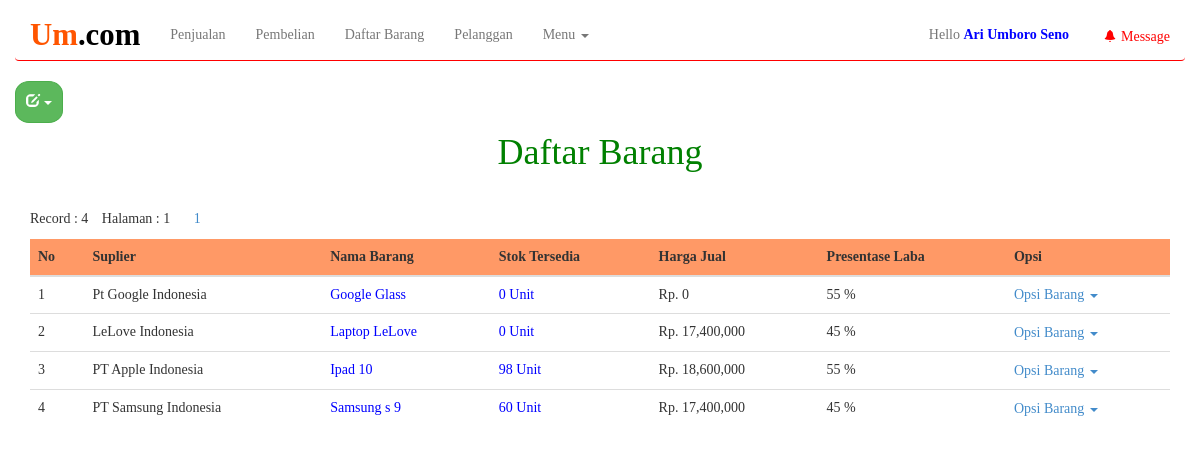
The app's page /aset/content/data_barang.php (signed in) with its own data.
### tables this page shows
CREATE TABLE `data_barang` (
  `id` bigint(20) NOT NULL,
  `nama_barang` varchar(200) DEFAULT NULL,
  `suplier` varchar(200) DEFAULT NULL,
  `jumlah_barang` varchar(200) DEFAULT NULL,
  `harga_beli_semua` varchar(200) DEFAULT NULL,
  `harga_beli` varchar(200) DEFAULT NULL,
  `harga_pokok` varchar(200) DEFAULT NULL,
  `harga_jual` varchar(200) DEFAULT NULL,
  `laba_barang` varchar(200) DEFAULT NULL,
  `laba_barang_semua` varchar(200) DEFAULT NULL,
  `status` varchar(200) DEFAULT NULL,
  `pres` varchar(50) DEFAULT NULL,
  `lo` varchar(50) DEFAULT NULL
);

### aset/content/data_barang.php (the view, shortened to what this page needs)
<?php
include "header.php";
?>
<?php
$per_hal=15;
$jumlah_record=mysql_query("SELECT COUNT(*) from data_barang");
$jum=mysql_result($jumlah_record, 0);
$halaman=ceil($jum / $per_hal);
$page = (isset($_GET['page'])) ? (int)$_GET['page'] : 1;
$start = ($page - 1) * $per_hal;
?>
<body>
<div class="container">
	<div class="row">
		<div class="col-md-12 text-center">
			<h1 style="color:green;"> Daftar Barang </h1>
			</div>
	</div>
   <div class="row">
		<div class="col-md-9">
			<ul class="list-inline">
				<li>Record : <?php echo $jum; ?></li>
				<li>Halaman : <?php echo $halaman; ?></li>
				<li class="pagination">
				<?php
				for($x=1;$x<=$halaman;$x++){
				?>
				<li>
				<a href="?page=<?php echo $x ?>" style="color:#xf5500;"><?php echo $x ?></a></li>
					<?php
				}
				?>
				</li>
			</ul>
		</div>
	</div>
</div>
<div class="container">
	<div class="row">
		<div class="col-md-12">
			<div class="table-responsive">
				<table class="table table-hover">
		<div id="x">
    	<thead>
    	<tr class="active">
        	<th> No 		 </th>
			<th> Suplier </th>
            <th> Nama Barang </th>
            <th> Stok Tersedia  </th>
            <th> Harga Jual </th>
            <th> Presentase Laba </th>
            <th> Opsi </th>
         </tr>
      </thead>
	  </div>
      <tbody>
      	<?php
		$i=$start+1;
		$query_select = "SELECT * FROM data_barang ORDER BY id DESC limit $start, $per_hal";
		$res = mysqli_query($conn,$query_select);
		while ($row = mysqli_fetch_array($res))
		{
			?>
            <tr class="abu">
            <td> <?php echo $i++; ?> </td>
			<td style="font-size:1em;"> <?php echo $row ['suplier']; ?> </td>
            <td style="font-size:1em; color:blue"> <?php echo $row ['nama_barang']; ?> </td>
            <td style="color:blue"> <?php echo number_format ($row ['jumlah_barang'])
			; ?> Unit </td>
            <td> Rp. <?php echo number_format ($row ['harga_jual']); ?> </td>
            <td>  <?php echo number_format ($row ['lo']); ?>  %</td>
			<td>
			<div class="input-group" >
			<div class="btn-group">
					<a href="#" class="dropdown-toggle" data-toggle="dropdown" >
					Opsi Barang <span class="caret"></span>
					</a>
			</div>
			</div>
			</td>
            </tr>
             <?php
		 }
		  ?>
		  </tbody>
          </table>
       </div>
</div>
</div>
</div>
</body>
<?php
include "footer.php";
?>

### aset/content/header.php (style rules this page uses)
body { font-family:nyala; }

### records on screen
data_barang: suplier "Pt Google Indonesia", nama_barang "Google Glass", jumlah_barang "0", harga_jual "0", lo "55"
data_barang: suplier "LeLove Indonesia", nama_barang "Laptop LeLove", jumlah_barang "0", harga_jual "17,400,000", lo "45"
data_barang: suplier "PT Apple Indonesia", nama_barang "Ipad 10", jumlah_barang "98", harga_jual "18,600,000", lo "55"
data_barang: suplier "PT Samsung Indonesia", nama_barang "Samsung s 9", jumlah_barang "60", harga_jual "17,400,000", lo "45"

### other values on screen
$_SESSION['username'] "Ari Umboro Seno"
$jum "4"
$halaman "1"
